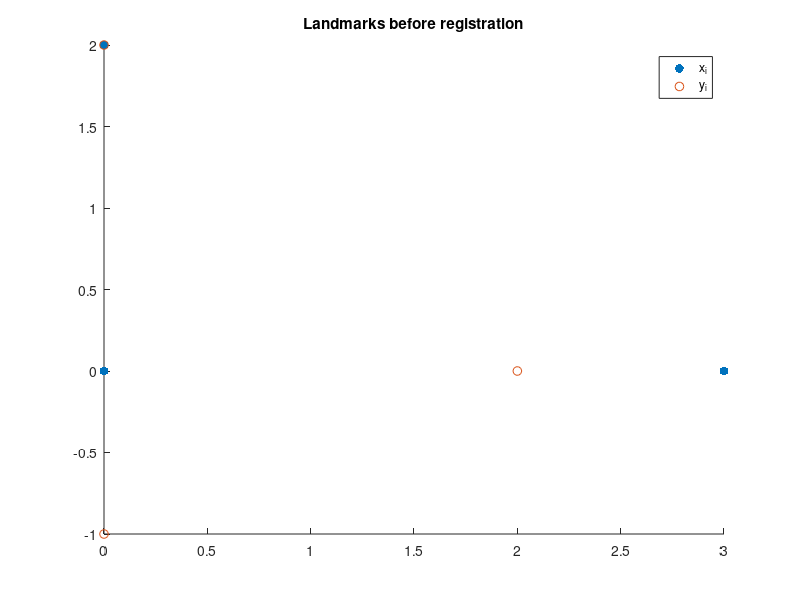
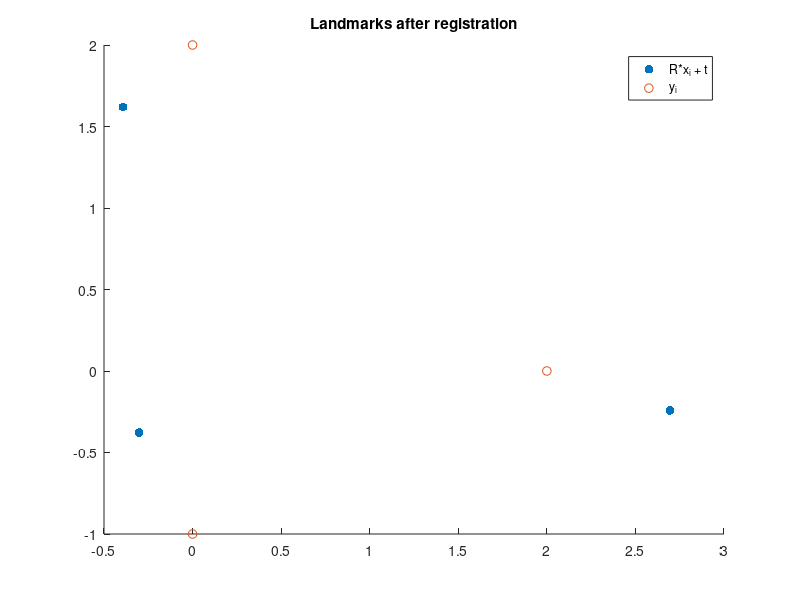

These figures' MATLAB source, in order:
clear all;
close all;

x = [0 0; 3 0; 0 2];
y = [0 -1; 2 0; 0 2];

x_bar = mean(x);
y_bar = mean(y);
X = bsxfun(@minus, x, x_bar)';
Y = bsxfun(@minus, y, y_bar)';

A = Y*X';
[U,S,V] = svd(A);
R = U*diag([1, det(U*V')])*V';
t = y_bar' - R*x_bar';

for i = 1:3
    y_pred(i,:) = [R*x(i,:)' + t]';
end

figure(1)
scatter(x(:,1), x(:,2), 40, 'filled')
hold on;
scatter(y(:,1), y(:,2), 40)
title('Landmarks before registration');
legend('x_i', 'y_i')

figure(2)
scatter(y_pred(:,1), y_pred(:,2), 40, 'filled')
hold on;
scatter(y(:,1), y(:,2), 40)
title('Landmarks after registration')
legend('R*x_i + t', 'y_i')

err = 0;
for i = 1:3
    err = err + norm(y(i,:)-x(i,:))^2;
end

posterr = 0;
for i = 1:3
    posterr = posterr + norm(y(i,:)-y_pred(i,:))^2;
end